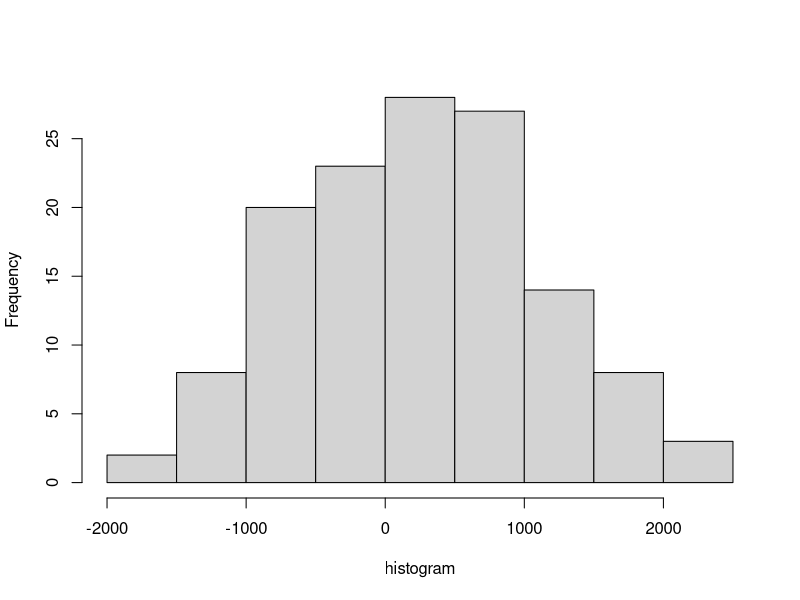

The R source for this figure:
## ---- chunk 1
knitr::opts_chunk$set(echo = TRUE)
library(rio)
library(tidyverse)





## ---- chunk 2
histogram <- rnorm(mean = 277.1692
, sd = 912.8507, n = 133)
hist(histogram, main = expression(paste()))


## ---- chunk 3

